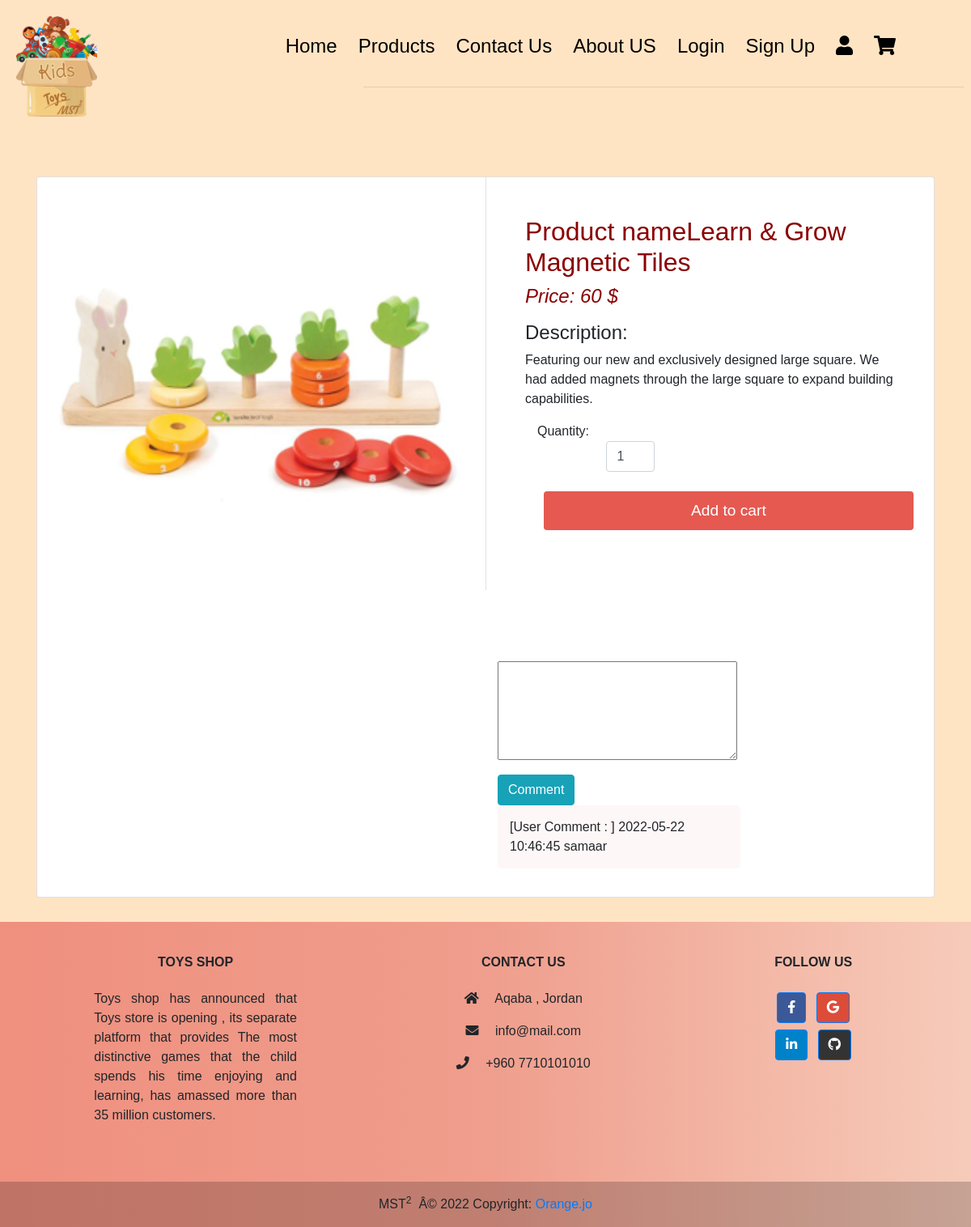
/product/singleproduct.php?id=25, run on the app's committed database.
### tables this page shows
CREATE TABLE `products` (
  `product_id` int(255) NOT NULL,
  `product_name` varchar(255) NOT NULL,
  `description` varchar(255) NOT NULL,
  `price` decimal(14,0) NOT NULL,
  `status` int(1) NOT NULL,
  `category_id` int(255) NOT NULL,
  `code` varchar(11) NOT NULL,
  `img` varchar(255) NOT NULL,
  `discount` varchar(70) NOT NULL
);

CREATE TABLE `comment` (
  `cid` int(11) NOT NULL,
  `msg_txt` text NOT NULL,
  `date` datetime NOT NULL
);

### product/singleproduct.php (the view, shortened to what this page needs)
<?php
include_once '../Configration/connection.php';
include_once './function.inc.php';
?>
<!DOCTYPE html>
<html lang="en">
<head>
    <link rel="stylesheet" href="https://stackpath.bootstrapcdn.com/bootstrap/4.5.2/css/bootstrap.min.css">
    <link rel="stylesheet" href="https://use.fontawesome.com/releases/v5.14.0/css/all.css">
     <link rel="stylesheet" href="./product.css">
</head>
<header style="font-family: 'Nunito', sans-serif;
font-family: 'Patrick Hand', cursive;">
<div class="l-header">
    <div class="land-container">
        <div class="navbar">
       <div class="logo"><img src="../img/logo_kids.gif"width="100px"> </div>
       <nav >
<ul style="margin-right: 5%; font-family: 'Nunito', sans-serif;
font-family: 'Patrick Hand', cursive; color:black;">
 <li><a style="color:black;" href="./index.html">Home</a></li>
 <li><a style="color:black;" href="./product/product.php">Products</a></li>
 <li><a style="color:black;" href="./Welcome/ContactUs.html">Contact Us</a></li>
 <li><a style="color:black;" href="./Welcome/AboutUs.html">About US</a></li>
 <li><a style="color:black;" href="./Login/Login.php">Login</a></li>
 <li><a style="color:black;" href="./Regestration/Signup.php">Sign Up</a></li>
 <li><a style="color:black;" href="./User/User.php"><i class="fa fa-user" aria-hidden="true"></i></a></li>
 <li><a style="color:black;" href="./Cart/cart.php"><i class="fas fa-shopping-cart"></i ></i></a></li>
</ul> <hr style="width:70%; margin-left: 31%;">
       </nav>
</header>
 <body>
 <br>
 <section class="section-content padding-y bg">
    <div class="container">
        <div class="card">
            <div class="row no-gutters">
                <?php
                $product_query = "SELECT * FROM `products` WHERE product_id =$_GET[id];";
                $product_result = mysqli_query($conn, $product_query);
                if (mysqli_num_rows($product_result) > 0) {
                    while ($row = mysqli_fetch_assoc($product_result)) {
                ?>
                        <aside class="col-md-6">
                            <form  method="GET">
                                 <div class="img-big-wrap">
                                        <img src="<?php echo $row['img']; ?>" style= "width:92%; height:80%; margin-left:3%;" >
                                    </div>
                        </aside>
                        <main class="col-md-6 border-left">
                            <article style="padding:3rem ;" class="content-body">
                                <h2 class="title" style= "color:darkred">Product name<?php echo $row['product_name']; ?></h2>
                                <div class="mb-3">
                                    <var class="price h4" style= "color:darkred"> Price: <?php echo $row['price']; ?> $</var>
                                </div>
                                <p><h4>Description:</h4> <?php echo $row['description']; ?></p>
                                <div class="col">
                                    <p class="card-text">Quantity:
                                        <input type="number" min="1" max="25" name="quantity" class="form-control" value="1" style="width: 60px;">
                                    </p>
                                </div>
                                <br>
                                <input style="background-color:#e55951 ; height:3rem; font-size:larger;color:white; margin-left:5%;" type="submit" name="add" class="btn btn-block" value="Add to cart">
                            </article>
                <?php  }
                } else {
                    echo "<h3>NO DATA FOUND.</h3>";
                }
                ?>
             </main>
            <br>   <br>   <br>
    <div class="container" style="margin-top:8% ; margin-left:50%; ">
     <?php
    echo "<form  method='POST' action='".setComments($conn)."'>
        <input type='hidden' value='User Comment :'>
        <input type='hidden' name='date' value='".date('Y-m-d H:i:s')."'>
        <textarea name='msg'  cols='30' rows='5'></textarea><br>
        <button class='btn btn-info' style='margin-top:2%;'type='submit' name='CommentSubmit' >Comment</button>
    </form>" ;
    GetComments($conn);
    ?>
    </div>
</div>
        </div></div></section>
<div class="container-fluied">
<footer class="text-center text-lg-start container-fluied "
            style="background: linear-gradient(to right,  #e558519a,#e46a6493, rgba(216, 112, 147, 0.215));" >
      <div class="container p-4 pb-0">
        <section class="">
          <div class="row">
            <div class="col-md-3 col-lg-3 col-xl-3 mx-auto mt-3">
              <h6 class="text-uppercase mb-4 font-weight-bold">
                Toys Shop
              </h6>
              <p style= "text-align: justify; ">
                Toys shop has announced that Toys store is opening , its separate platform that provides The most distinctive games that the child spends his time enjoying and learning, has amassed more than 35 million customers.
              </p>
            </div>
            <div class="col-md-4 col-lg-3 col-xl-3 mx-auto mt-3">
              <h6 class="text-uppercase mb-4 font-weight-bold">Contact Us</h6>
              <p><i class="fas fa-home mr-3"></i> Aqaba , Jordan</p>
              <p><i class="fas fa-envelope mr-3"></i> info@mail.com</p>
              <p><i class="fas fa-phone mr-3"></i> +960 7710101010</p>
            </div>
            <div class="col-md-3 col-lg-2 col-xl-2 mx-auto mt-3">
              <h6 class="text-uppercase mb-4 font-weight-bold">Follow us</h6>
              <a
                 class="btn btn-primary btn-floating m-1"
                 style="background-color: #3b5998"
                 href="#!"
                 role="button"
                 ><i class="fab fa-facebook-f"></i
                ></a>
              <a
                 class="btn btn-primary btn-floating m-1"
                 style="background-color: #dd4b39"
                 href="#!"
                 role="button"
                 ><i class="fab fa-google"></i
                ></a>
                    <br>
              <a
                 class="btn btn-primary btn-floating m-1"
                 style="background-color: #0082ca"
                 href="https://www.linkedin.com/in/tamara-al-shabatat-060452123/?challengeId=AQFBHTafIZQKgAAAAYAhs1i-oKYMHGzoCp7CFeBZxbEnPZafk74JDnX6xmEwh0tDvN3Eq6-LHqiH4WRl2oxvFyTOX64Dyzv3lQ&submissionId=3ffc26ce-3a62-e516-90b4-716d0cbeeb40"
                 role="button" target="_blank"
                 ><i class="fab fa-linkedin-in"></i
                ></a>
              <a
                 class="btn btn-primary btn-floating m-1"
                 style="background-color: #333333"
                 href="https://github.com/majdalbalawneh"
                 role="button" target="_blank"
                 ><i class="fab fa-github"></i
                ></a>
            </div>
          </div>
        </section>
      </div>
      <div
           class="text-center p-3"
           style="background-color: rgba(0, 0, 0, 0.2)"
           >
        MST<sup>2</sup>&nbsp; Â© 2022 Copyright:
        <a  href="https://www.orange.jo/ar/pages/default.aspx" target="_blank">Orange.jo</a>
      </div>
    </footer>
</div>
</body>
</html>

### product/function.inc.php (shortened to what this page needs)
<!DOCTYPE html>
<html lang="en">
<head>
   <link rel="stylesheet" href="comment.css">
</head>
<body>
</body>
</html>
<?php
function GetComments($conn)
{
   $sql1="SELECT * FROM comment";
   $result= mysqli_query($conn,$sql1);
   while ($row = mysqli_fetch_assoc($result)) {
   echo "<div class='commentbox'>";
      echo '[User Comment : ]'." ";
      echo $row['date']." ";
      echo $row['msg_txt']." ";
      echo"</div>";
   }
}
?>

### product/comment.css (style rules this page uses)
.commentbox { width:300px ; padding:15px; margin-bottom: 5px; background-color: rgba(253, 237, 237, 0.425); border-radius: 5px; }

### product/product.css (style rules this page uses)
body { font-weight: 400; }
.navbar { display: flex; align-items: center; padding: 20px; color: #000; }
nav { flex:1; text-align: right; font-size: 1.5rem; }
nav ul { display:inline-block; list-style-type: none; }
nav ul li { display: inline-block; margin-right: 20px; }
input { border-radius:8px; border: 2px solid royalblue; width:50%; font-size: large;padding: 5px; }
input, .reg-lbl, .reg-span, .link { margin-left:20%; }
* { padding: 0; margin: 0; box-sizing: border-box; font-family: 'Montserrat', sans-serif; }
body { background-color: bisque; }
.container { margin: 30px auto; }
.title { color: #e55951; text-decoration: none; }

### data on the page
products: img (picture), product_name "Learn & Grow Magnetic Tiles", price "60", description "Featuring our new and exclusively designed large square. We had added magnets through the large square to expand building capabilities."
comment: date "2022-05-22 10:46:45", msg_txt "samaar"
